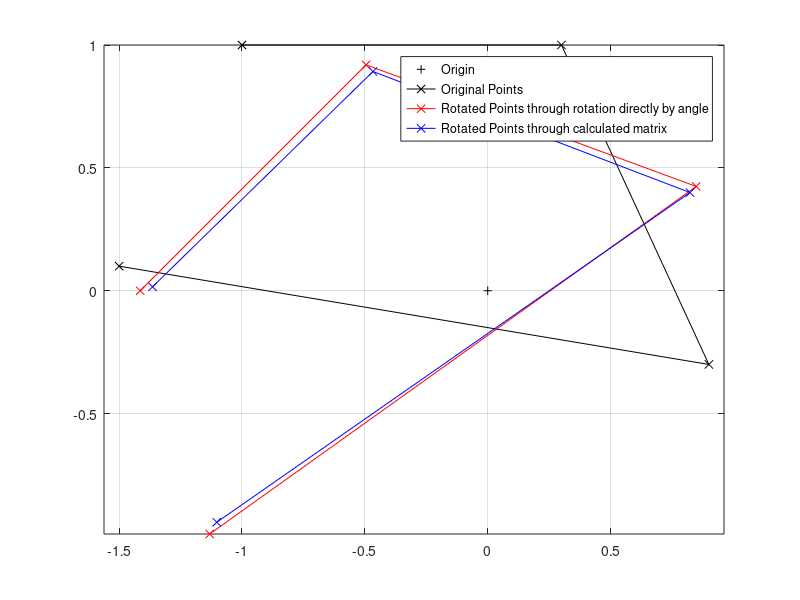

The MATLAB script that drew this image:
% Set up an array of points
x_points = [-1,0.3,0.9,-1.5];
y_points = [1,1,-0.3,0.1];
points = [x_points; y_points];

% Rotation matrix
theta = 45;
rot_mat = [cosd(theta), -sind(theta);
           sind(theta),  cosd(theta)];
coord_mat=[0.690,-0.674;0.674,0.690]

% Rotate the points
for p = 1:size(points,2)
  rot_pts(:,p) = rot_mat * points(:,p);
end

for p = 1:size(points,2)
  coord_pts(:,p) = coord_mat * points(:,p);
end

% Plots
clf;
plot(0,0,'+k', 'DisplayName', 'Origin');
hold on; grid on;
plot(points(1,:), points(2,:), 'x-k', 'DisplayName', 'Original Points');
plot(rot_pts(1,:), rot_pts(2,:), 'x-r', 'DisplayName', 'Rotated Points through rotation directly by angle');
plot(coord_pts(1,:), coord_pts(2,:), 'x-b', 'DisplayName', 'Rotated Points through calculated matrix');
legend show; axis equal;